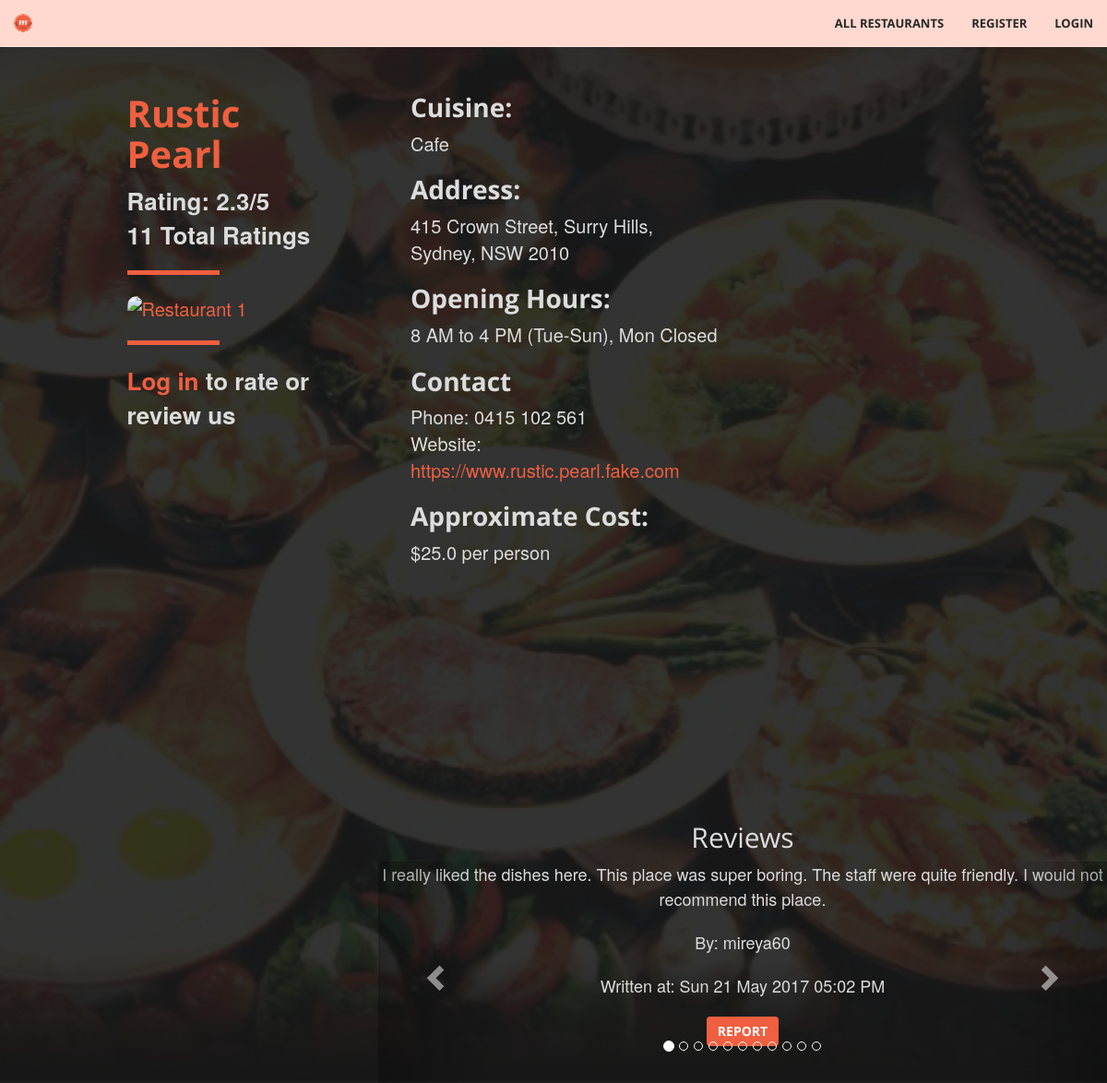
The app's page /restaurant/4, older data.
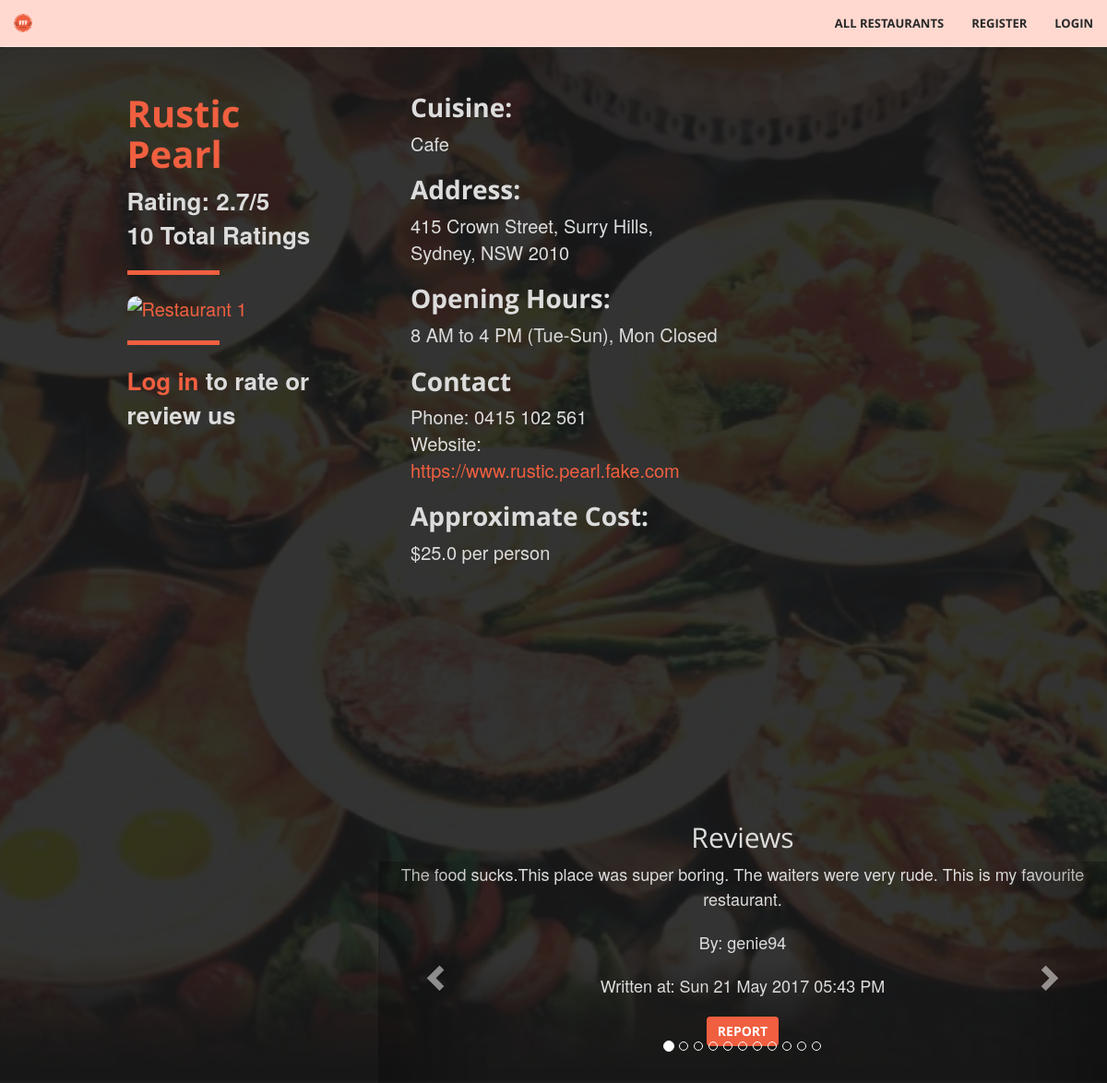
The same page, newer data.
### tables this page shows
CREATE TABLE Restaurants (
				id			INTEGER not null unique,
				name		TEXT not null,
				suburb	TEXT not null,
				address	TEXT not null,
				postcode INTEGER not null,
				phone		TEXT,
				hours		TEXT, -- business hours; varying format
				cuisine	TEXT not null,
				owner		TEXT,
				website	TEXT not null check (website like 'http%://_%'),
				cost		FLOAT not null, -- average cost per person
				image		TEXT check (image like 'http%://_%'),
				PRIMARY KEY (id),
				FOREIGN KEY (owner) REFERENCES Users(username)
			);

CREATE TABLE Reviews (
				id				INTEGER unique not null,
				user			TEXT not null,
				restaurant	INTEGER not null,
				review		TEXT not null,
				timestamp	DATE not null,
				reported		INTEGER not null check (reported == 0 || reported == 1),
				PRIMARY KEY (user, restaurant), -- one review per user per restaurant
				FOREIGN KEY (user) REFERENCES Users(username),
				FOREIGN KEY (restaurant) REFERENCES Restaurants(id)
	);

### fff.py (the view, shortened to what this page needs)
@app.route('/restaurant/<path:rest_id>', methods=['GET', 'POST'])
def restaurant_page(rest_id):
	conn = sqlite3.connect('data.db')
	c = conn.cursor()
	r = db_interface.get_restaurant_by_id(c, id=rest_id)
	if r:
		reviews = db_interface.get_reviews(c, rest_id)
		already_reviewed = False
		if 'username' in session:
			already_reviewed = db_interface.already_reviewed_restaurant(c, rest_id, session['username'])
		if request.method == 'GET':
			return render_template('restaurant.html', restaurant=r, logged_in=('username' in session),
								   reviews=reviews, already_reviewed=already_reviewed)
	else:
		flash('Restaurant not found!')
		return redirect(url_for('restaurants_page'))

### classes.py (called while the page is built)
	def get_id(self): # Does not require setter
		return self.id

	def get_name(self):
		return self.name

	def get_address(self):
		return self.address

	def get_cuisine(self):
		return self.cuisine

	def get_phone(self):
		return self.phone

	def get_hours(self):
		return self.hours

	def get_rating(self):
		return self.rating

	def get_numRating(self):
		return self.numRating

	def get_website(self):
		return self.website

	def get_cost(self):
		return self.cost

	def get_image(self):
		return self.image

	def get_id(self):
		return self.id

	def get_user(self):
		return self.user

	def get_review(self):
		return self.review

	def get_timestamp(self):
		return self.timestamp

### db_interface.py (called while the page is built)
def get_restaurant_by_id(c, id):
	c.execute("""SELECT * FROM Restaurants WHERE ID=?""", (id, ))
	res = c.fetchone()
	if res:
		 r = Restaurant(
				id=res[0],
				name=res[1],
				suburb=res[2],
				address=res[3],
				postcode=res[4],
				phone=res[5],
				hours=res[6],
				cuisine=res[7],
				owner=res[8],
				website=res[9],
				cost=res[10],
				image=res[11],
				rating=find_average_rating(c, res[0]),
				numRating=find_number_rating(c, res[0])
		 )
		 return r

def find_average_rating(c, i):
	ratings = c.execute("SELECT rating FROM Ratings WHERE restaurant=?", (i, )).fetchall()
	ratings = [r[0] for r in ratings]
	avg = average(ratings)
	if avg == -1:
		 return 0 #this needs to be a number
	return avg

def find_number_rating(c, i):
	r = c.execute("SELECT COUNT(*) FROM Ratings WHERE restaurant=?", (i, )).fetchone()
	return r[0]

def get_reviews(c, restaurant_id):
	results = []
	c.execute("SELECT * FROM Reviews WHERE restaurant=?", (restaurant_id, ))
	for review in c.fetchall():
		 r = Review(
				id=review[0],
				user=review[1],
				review=review[3],
				timestamp=datetime.datetime.strptime(review[4], "%Y-%m-%d %H:%M:%S.%f"),
				reported=review[5]
		 )
		 results.append(r)
	return results

### fff.py (called while the page is built)
@app.context_processor
def utility_processor():
	def is_admin(user):
		conn = sqlite3.connect('data.db')
		c = conn.cursor()
		is_ad = c.execute('SELECT admin FROM Users where username="%s"' %user).fetchone()[0]
		if is_ad == 0:
			return False
		else:
			return True
	return dict(is_admin=is_admin)

### helpers_fff.py (called while the page is built)
def average(arr):  # Calculates average value of an array
    total = 0
    i = 0
    while i < len(arr):
        total += arr[i]
        i += 1
    if i == 0:
        return -1
    else:
        return round(total/i, 1)

### templates/restaurant.html (shortened to what this page needs)
{% extends "base.html" %}
{% block body %}
<header>
  <div class="restaurants">
    <div class="row">
      <br/>
      <div class="col-xs-3 col-xs-offset-1">
        <div class ="restaurants-listing-box">
          <div class="restaurants-listing">
            <h1>{{ restaurant.get_name() }} </h1>
            {% if restaurant.get_rating() == 0 %}
				  <b> Unrated </b> <br>
            {% elif restaurant.get_numRating() == 1 %}
				  <b> Rating: {{ restaurant.get_rating() }}/5 </b> <br>
              <b>{{ restaurant.get_numRating() }} Rating</b>
            {% else %}
				  <b> Rating: {{ restaurant.get_rating() }}/5 </b> <br>
              <b>{{ restaurant.get_numRating() }} Total Ratings</b>
            {% endif %}
            <hr align= "left">
            <a href="{{ url_for('restaurant_page', rest_id = restaurant.get_id()) }}"><img src="{{ restaurant.get_image() }}" alt="Restaurant 1" height ="300" width="440"></a> </br>
              {% if logged_in %}
                <h2>Rate us</h2>
                <form method="POST">
                  <fieldset class="rating">
                    <input type="radio" id="star5" name="rating" value="5" />
                    <label class = "full" for="star5" title="Amazing - 5 stars"></label>
                    <input type="radio" id="star4half" name="rating" value="4.5" />
                    <label class="half" for="star4half" title="4.5 stars"></label>
                    <input type="radio" id="star4" name="rating" value="4" />
                    <label class = "full" for="star4" title="Very good - 4 stars"></label>
                    <input type="radio" id="star3half" name="rating" value="3.5" />
                    <label class="half" for="star3half" title="3.5 stars"></label>
                    <input type="radio" id="star3" name="rating" value="3" />
                    <label class = "full" for="star3" title="Average - 3 stars"></label>
                    <input type="radio" id="star2half" name="rating" value="2.5" />
                    <label class="half" for="star2half" title="2.5 stars"></label>
                    <input type="radio" id="star2" name="rating" value="2" />
                    <label class = "full" for="star2" title="Below average - 2 stars"></label>
                    <input type="radio" id="star1half" name="rating" value="1.5" />
                    <label class="half" for="star1half" title="1.5 stars"></label>
                    <input type="radio" id="star1" name="rating" value="1" />
                    <label class = "full" for="star1" title="Not great - 1 star"></label>
                    <input type="radio" id="starhalf" name="rating" value="0.5" />
                    <label class="half" for="starhalf" title="0.5 stars"></label>
                  </fieldset>
                    <br>
                    <hr align = "left">
                  <input type="submit" value="Submit" class="btn btn-primary">
                </form>
                <hr>
              {%else%}
              <hr align= "left">
              <b><a class="page-scroll" href="{{ url_for('login') }}">Log in</a> to rate or review us</b>
              {% endif %}
          </div>
        </div>
      </div>
      <div class="col-xs-4">
        <div class="restaurants-listing">
          <h2>Cuisine:</h2>
          {{ restaurant.get_cuisine() }} <br/>
          <h2>Address:</h2>
          {{ restaurant.get_address() }} <br/>
          <h2>Opening Hours:</h2>
          {{ restaurant.get_hours() }} <br/>
          <h2>Contact </h2>
          Phone: {{ restaurant.get_phone() }} <br/>
          Website: <a href="{{ restaurant.get_website() }}">{{ restaurant.get_website() }}</a> <br/>
          <h2>Approximate Cost:</h2>
          ${{restaurant.get_cost()}} per person <br/> <br/>
        </div>
      </div>
    </div>
    <div class="row">
      <div class="col-xs-3 col-xs-offset-1">
      </div>
      <div class="col-xs-8">
        <h2>Reviews</h2>
        <div id="carousel-reviews" class="carousel slide" data-ride="carousel">
          <div class="row">
            <div class="carousel-inner" role="listbox">
              {% if reviews|length == 0 %}
                 <p>No reviews yet!</p>
              {% else %}
              {% for i in range(reviews|length) %}
                {% if i == 0 %}
                  <div class="item active">
                {% else %}
                  <div class="item">
                {% endif %}
                  <p>{{ reviews[i].get_review() }}</p>
                  <p>By: {{ reviews[i].get_user() }}</p>
                  <p>Written at: {{ reviews[i].get_timestamp().strftime('%a %d %b %Y %I:%M %p') }}</p>
						<form method="POST">
						  <input type="submit" name="report_review" value=Report Review" class="btn btn-primary">
						</form>
                  <br/>
                  <br/>
                </div>
              {% endfor %}
              {% endif %}
            </div>
            <a class="left carousel-control" href="#carousel-reviews" role="button" data-slide="prev">
              <span class="glyphicon glyphicon-chevron-left" aria-hidden="true"></span>
            </a>
            <a class="right carousel-control" href="#carousel-reviews" role="button" data-slide="next">
              <span class="glyphicon glyphicon-chevron-right" aria-hidden="true"></span>
            </a>
          </div>
          <div class="row">
            <ol class="carousel-indicators">
              {% for i in range(reviews|length) %}
                {% if i == 0 %}
                  <li data-target="#carousel-reviews" data-slide-to="{{ i }}" class="active"></li>
                {% else %}
                  <li data-target="#carousel-reviews" data-slide-to="{{ i }}"></li>
                {% endif %}
              {% endfor %}
            </ol>
          </div>
        </div>
      </div>
    </div>
  </div>
</header>
{% endblock %}

### templates/base.html (shortened to what this page needs)
<!DOCTYPE html>
<html lang="en">
    <head>
        <link href="{{ url_for('static', filename='vendor/bootstrap/css/bootstrap.min.css') }}" rel="stylesheet" type="text/css">
        <link href="{{ url_for('static', filename='vendor/font-awesome/css/font-awesome.min.css') }}" rel="stylesheet" type="text/css">
        <link href="{{ url_for('static', filename='vendor/bootstrap/css/bootstrap-select.min.css') }}" rel="stylesheet" type="text/css">
        <link href="{{ url_for('static', filename='fonts/open_sans.css') }}" rel="stylesheet" type="text/css">
        <link href="{{ url_for('static', filename='fonts/josefin_sans.css') }}" rel="stylesheet" type="text/css">
        <link href="{{ url_for('static', filename='css/fff.css') }}" rel="stylesheet" type="text/css">
        <link href="{{ url_for('static', filename='css/ratings.css') }}" rel="stylesheet" type="text/css">
    </head>
    <body>
      <div class="row">
        <nav id="mainNav" class="navbar navbar-default navbar-fixed-top">
          <div class="container-fluid">
            <div class="navbar-header">
              <a class="navbar-brand page-scroll" href="{{ url_for('home_page') }}"><img src = "{{ url_for('static', filename='img/FFF.png') }}"></a>
            </div>
            <div class="collapse navbar-collapse" id="bs-example-navbar-collapse-1">
              <ul class="nav navbar-nav navbar-right">
                <li>
                    <a class="page-scroll" href="{{ url_for('restaurants_page') }}">All Restaurants</a>
                </li>
                <li>
                  {% if session['logged_in'] != True %}
                    <a class="page-scroll" href="{{ url_for('register') }}">Register</a>
                  {% endif %}
                </li>
                <li>
                  {% if session['logged_in'] == True %}
                    <a class="page-scroll" href="{{ url_for('logout') }}">Logout</a>
                  {% else %}
                    <a class="page-scroll" href="{{ url_for('login') }}">Login</a>
                  {% endif %}
                </li>
              </ul>
            </div>
          </div>
        </nav>
      </div>
      {% block body %}
      {% endblock %}
    </body>
</html>

### static/css/fff.css (style rules this page uses)
html, body { height: 100%; width: 100%; }
body { font-family: 'Josefin Sans', 'Helvetica Neue', Arial, sans-serif; }
hr { border-color: #F05F40; border-width: 5px; max-width: 100px; }
a { -webkit-transition: all 0.35s; -moz-transition: all 0.35s; transition: all 0.35s; color: #F05F40; }
h1, h2, h3, h4, h5, h6 { font-family: 'Open Sans', 'Helvetica Neue', Arial, sans-serif; }
p { font-size: 18px; line-height: 1.5; margin-bottom: 20px; }
.navbar-default { background-color: white; border-color: rgba(34, 34, 34, 0.05); font-family: 'Open Sans', 'Helvetica Neue', Arial, sans-serif; -webkit-transition: all 0.35s; -moz-transition: all 0.35s; transition: all 0.35s; }
.navbar-default .navbar-header .navbar-brand { color: #F05F40; font-family: 'Open Sans', 'Helvetica Neue', Arial, sans-serif; font-weight: 700; text-transform: uppercase; }
.navbar-default .nav > li > a, .navbar-default .nav > li > a:focus { text-transform: uppercase; font-weight: 700; font-size: 13px; color: #222222; }
@media (min-width: 768px) { .navbar-default { background-color: #ffd9d0; border-color: rgba(255, 255, 255, 0.3); } }
@media (min-width: 768px) { .navbar-default .navbar-header .navbar-brand { color: rgb(40,40,40); } }
@media (min-width: 768px) { .navbar-default .nav > li > a, .navbar-default .nav > li > a:focus { color: rgb(40,40,40); } }
header { position: relative; width: 100%; min-height: auto; -webkit-background-size: cover; -moz-background-size: cover; background-size: cover; background-attachment: fixed; -o-background-size: cover; background-position: center; background-image: url('../img/FFFBackground.jpg'); text-align: center; color: rgb(220,220,220); margin-top: 40px; }
@media (min-width: 768px) { header { min-height: 100%; } }
.btn-primary { color: white; background-color: #F05F40; border-color: #F05F40; -webkit-transition: all 0.35s; -moz-transition: all 0.35s; transition: all 0.35s; }
.btn { font-family: 'Open Sans', 'Helvetica Neue', Arial, sans-serif; border: none; font-weight: 700; text-transform: uppercase; }
body { webkit-tap-highlight-color: #222222; }
.restaurants { position: relative; overflow: auto; background-color: rgba(0, 0, 0, 0.8); margin-top: 50px; }
.restaurants .restaurants-listing { text-align: left; font-size:20px; padding: 10px; margin-left: 25px; height: 100vh; }
.restaurants .restaurants-listing h1 { font-size: 40px; color: #F05F40; font-weight: bold; }
.restaurants .restaurants-listing h2 { font-weight: bold; font-size:28px; }
.restaurants .restaurants-listing b { font-weight: none; font-size: 26px; }
img { max-height: 100%; max-width: 100%; border-radius: 10px; }
.collapse li a { color: white; }

Row changes from the older to the newer data that the page shows:
no longer on this page (row edited): Reviews: review "I really liked the dishes here. This place was super boring. The staff were quite friendly. I would not recommend this place.", user "mireya60"
now on this page (row edited): Reviews: review "The food sucks.This place was super boring. The waiters were very rude. This is my favourite restaurant.", user "genie94"
Text that changed along with them:
{{ restaurant.get_rating() }}: "2.3" → "2.7"
{{ restaurant.get_numRating() }}: "11" → "10"
new list line: "By: Written at: Sun 21 May 2017 05:43 PM Report"
list line gone: "By: Written at: Sun 21 May 2017 05:02 PM Report"
